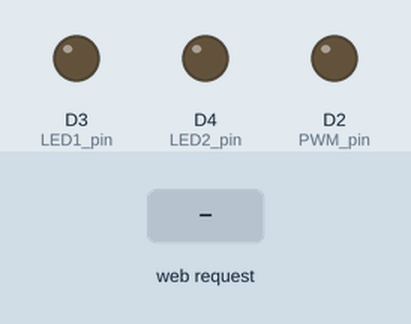
Bench run of a sketch on a simulated ESP8266 (NodeMCU). Shown: output pins drawn as LEDs (lit = HIGH). Inputs (shaded band) come from the test bench. WiFi joins after 1.5 s; servers stay silent unless stated; what the sketch prints to the serial monitor is not drawn.

Above: at 2.7 s.
2.8 s: HTTP request GET /setPWM?PWMval=1 received
At 4.0 s:
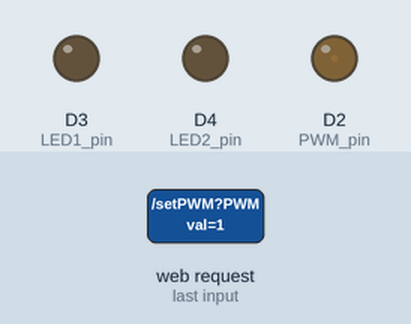
4.3 s: HTTP request GET /setPWM?PWMval=120 received
At 5.3 s:
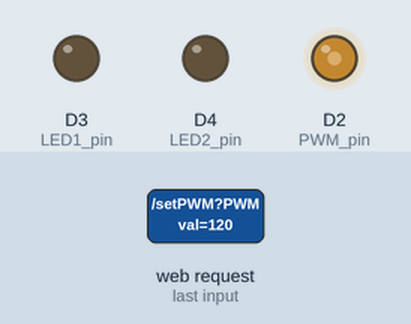
5.8 s: HTTP request GET /setButton1 received
At 6.5 s:
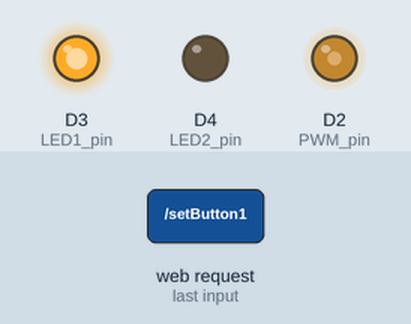
7.3 s: HTTP request GET /setPWM?PWMval=led_state1 received
At 7.6 s:
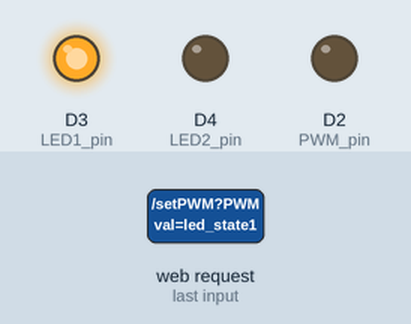
8.8 s: HTTP request GET /setButton2 received
At 10.0 s:
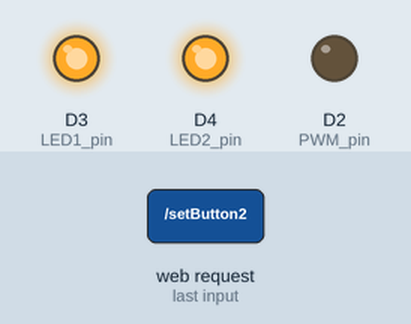
10.3 s: HTTP request GET /setButton1?button_state=1 received
At 11.1 s:
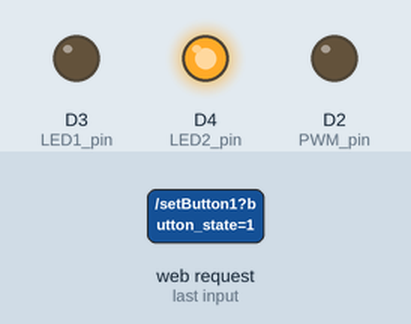
Timing chart, 0 to 12.8 s (numbered marks = the images above; inputs shaded):
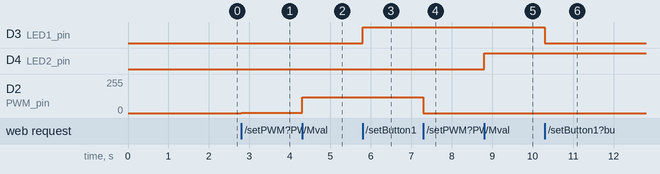

Measured:
- after the input at 2.8 s, D2 (PWM_pin): 0/255 → 1/255 at once
- after the input at 4.3 s, D2 (PWM_pin): 1/255 → 120/255 at once
- after the input at 5.8 s, D3 (LED1_pin): LOW → HIGH at once
- after the input at 7.3 s, D2 (PWM_pin): 120/255 → 0/255 at once
- after the input at 8.8 s, D4 (LED2_pin): LOW → HIGH at once
- after the input at 10.3 s, D3 (LED1_pin): HIGH → LOW at once

The sketch:

L_006_advance_esp_webserver.ino
```cpp
#include <ESP8266WiFi.h>
#include <ESP8266WebServer.h>

#include "web.h" // file where html page is written

#define PWM_pin D2  // PWM pin
#define LED1_pin D3 //  pin for LED etc.
#define LED2_pin D4 //  pin for LED etc.

const char* ssid = "**********";
const char* password = "********";

ESP8266WebServer server(80); // port 80 (standard)

// prints out main page with pwm slider and button etc...

void handle_root() {
 //String root_code = html_page; // html code from .h file
 server.send(200, "text/html", html_page, sizeof(html_page)); // upload code to show webpage
}

// handling button press on webpage

void handle_button1() {
 String button_state = server.arg("button_state"); // on page ./setButton we are reading the variable 'button_state'

 String curr_state = "OFF"; // for sending back to the page
 if(button_state == "1")
 {
  digitalWrite(LED1_pin,LOW); //LED ON
  curr_state = "ON";
 }
 else
 {
  digitalWrite(LED1_pin,HIGH); //LED OFF
  curr_state = "OFF";
 }

 server.send(200, "text/plane", curr_state); //Send state back to page
}

void handle_button2() {
 String button_state = server.arg("button_state"); // on page ./setButton we are reading the variable 'button_state'

 String curr_state = "OFF"; // for sending back to the page
 if(button_state == "1")
 {
  digitalWrite(LED2_pin,LOW); //LED ON
  curr_state = "ON";
 }
 else
 {
  digitalWrite(LED2_pin,HIGH); //LED OFF
  curr_state = "OFF";
 }

 server.send(200, "text/plane", curr_state); //Send state back to page
}

// handling PWM:

void handle_pwm() {
 String pwm_val = server.arg("PWMval"); // reading from slider on html pagae
 Serial.print("slider val: ");
 Serial.println(pwm_val);
 analogWrite(PWM_pin,pwm_val.toInt()); // chaning the value on the NodeMCU board
 server.send(200,"text/plane","0"); // handling the webpage update
}


// setup for server and NodeMCU pins

void setup(void){
  Serial.begin(115200);

  WiFi.begin(ssid, password);     //Connect to your WiFi router using ssid and pwd given above
  Serial.println("");

  // choose output for both PWM and button pins
  pinMode(PWM_pin,OUTPUT);
  pinMode(LED1_pin,OUTPUT);
  pinMode(LED2_pin,OUTPUT);

  // Connection wait
  while (WiFi.status() != WL_CONNECTED) {
    delay(500);
    Serial.print(".");
  }

  // print some parameters pertaining to server IP etc.
  Serial.println("");
  Serial.print("Connected to ");
  Serial.println(ssid);
  Serial.print("IP address: ");
  Serial.println(WiFi.localIP());  // IP address given to NodeMCU

  server.on("/", handle_root);      // primary page where html from .h file will be shown
  server.on("/setPWM", handle_pwm); // handles the PWM values
  server.on("/setButton1", handle_button1); // handles button values
  server.on("/setButton2", handle_button2); // handles button values

  server.begin();                  // begin server
  Serial.println("HTTP server started");
}

// loop for constant update of server pages
void loop(void){
  server.handleClient();          //Handle tapping of buttons and sliders
}
```

web.h
```cpp
const char html_page[] PROGMEM = R"=====(


<!DOCTYPE html>
<html>
<head>
  <meta charset="utf-8">
  <meta name="viewport" content="width=device-width, initial-scale=1">
   <link rel="stylesheet" href="https://maxcdn.bootstrapcdn.com/font-awesome/4.7.0/css/font-awesome.min.css">
  <link rel="stylesheet" href="https://fonts.googleapis.com/css?family=Ubuntu">
  <link rel="stylesheet" href="https://maxcdn.bootstrapcdn.com/bootstrap/3.3.7/css/bootstrap.min.css" integrity="sha384-BVYiiSIFeK1dGmJRAkycuHAHRg32OmUcww7on3RYdg4Va+PmSTsz/K68vbdEjh4u" crossorigin="anonymous">
  <link rel="stylesheet" href="https://maxcdn.bootstrapcdn.com/bootstrap/3.3.7/css/bootstrap-theme.min.css" integrity="sha384-rHyoN1iRsVXV4nD0JutlnGaslCJuC7uwjduW9SVrLvRYooPp2bWYgmgJQIXwl/Sp" crossorigin="anonymous">
  <link rel="stylesheet" href="http://code.ionicframework.com/ionicons/2.0.1/css/ionicons.min.css">
  <link rel="stylesheet" href="https://cdnjs.cloudflare.com/ajax/libs/bootstrap-slider/10.0.0/css/bootstrap-slider.min.css">

  <script src="https://ajax.googleapis.com/ajax/libs/jquery/3.2.1/jquery.min.js"></script>
  <script src="https://cdnjs.cloudflare.com/ajax/libs/bootstrap-slider/10.0.0/bootstrap-slider.min.js"></script>
  <script src="https://maxcdn.bootstrapcdn.com/bootstrap/3.3.7/js/bootstrap.min.js" integrity="sha384-Tc5IQib027qvyjSMfHjOMaLkfuWVxZxUPnCJA7l2mCWNIpG9mGCD8wGNIcPD7Txa" crossorigin="anonymous"></script>
  <script src="https://use.fontawesome.com/fd9dba5260.js"></script>
<style>
body{
background: #d3d3d3;
}
.h2_header{
margin-left : 15px;
}
.div_header{
 margin-top : -10px;
 margin-right:10px;
 margin-bottom:-5px;
 margin-left : -10px;
 height: 120%;
 width: 100%;
 border: 1px solid #FFFFFF;
 background: #FFFFFF;
}

.slidecontainer {
 margin-top : 0px;
 margin-right:0px;
 margin-bottom:0px;
 margin-left : 0px;
  width: 100%;
  border: 1px solid #EEEEEE;
  background: #FFFFFF;
}

.slider {
  -webkit-appearance: none;
  width: 50%;
  height: 10px;
  border-radius: 5px;
  background: #d3d3d3;
  outline: none;
  opacity: 0.7;
  -webkit-transition: .0s;
  transition: opacity .2s;
}

.slider:hover {
  opacity: 1;
}

.slider::-webkit-slider-thumb {
  -webkit-appearance: none;
  appearance: none;
  width: 25px;
  height: 25px;
  border-radius: 50%;
  background: #326C88;
  cursor: pointer;
}

.slider::-moz-range-thumb {
  width: 25px;
  height: 25px;
  border-radius: 50%;
  background: #326C88;
  cursor: pointer;
}


/* Rounded switch */

.switch {
  position: relative;
  display: inline-block;
  width: 60px;
  height: 34px;
}

.switch input {
  opacity: 0;
  width: 0;
  height: 0;
}

.slider1 {
  position: absolute;
  cursor: pointer;
  top: 0;
  left: 0;
  right: 0;
  bottom: 0;
  background-color: #ccc;
  -webkit-transition: .4s;
  transition: .4s;
}

.slider1:before {
  position: absolute;
  content: "";
  height: 26px;
  width: 26px;
  left: 4px;
  bottom: 4px;
  background-color: white;
  -webkit-transition: .2s;
  transition: .2s;
}

input:checked + .slider1 {
  background-color: #326C88;
}

input:focus + .slider1 {
  box-shadow: 0 0 1px #326C88;
}

input:checked + .slider1:before {
  -webkit-transform: translateX(26px);
  -ms-transform: translateX(26px);
  transform: translateX(26px);
}

.slider1.round {
  border-radius: 34px;
}

.slider1.round:before {
  border-radius: 50%;
}

        .slider-selection {
        background: #f77500 !important;
        }
        .slider-success .slider-selection {
          background-color: #5cb85c !important;
        }
        .slider-primary .slider-selection {
          background-color: #428bca !important;
        }
        .slider-info .slider-selection {
          background-color: #5bc0de !important;
        }
        .slider-warning .slider-selection {
          background-color: #f0ad4e !important;
        }
        .slider-danger .slider-selection {
          background-color: #d9534f !important;
        }
        .slider.slider-horizontal {
          width: 100% !important;
          height: 20px;
        }
        .slider-handle {
          background-color: #fff !important;
          background-image: none !important;
          -webkit-box-shadow: 1px 1px 24px -2px rgba(0,0,0,0.75) !important;
          -moz-box-shadow: 1px 1px 24px -2px rgba(0,0,0,0.75) !important;
          box-shadow: 1px 1px 24px -2px rgba(0,0,0,0.75) !important;
        }

        .slider-strips .slider-selection {
          background-image: repeating-linear-gradient(-45deg, transparent, transparent 5px, rgba(255,252,252,0.08) 5px, rgba(252,252,252,0.08) 10px) !important;
          background-image: -ms-repeating-linear-gradient(-45deg, transparent, transparent 5px, rgba(255,252,252,0.08) 5px, rgba(252,252,252,0.08) 10px) !important;
          background-image: -o-repeating-linear-gradient(-45deg, transparent, transparent 5px, rgba(255,252,252,0.08) 5px, rgba(252,252,252,0.08) 10px) !important;
          background-image: -webkit-repeating-linear-gradient(-45deg, transparent, transparent 5px, rgba(255,252,252,0.08) 5px, rgba(252,252,252,0.08) 10px) !important;
        }
        .tooltip-inner {
          max-width: 200px;
          padding: 3px 8px;
          color: #bdbdbd !important;
          text-align: center;
          background-color: transparent !important;
          border-radius: 4px;
        }
        .tooltip.top .tooltip-arrow {
          display: none !important;
        }
        .slider .tooltip.top {
          margin-top: -25px !important;
        }
        .well {
          background: transparent !important;
          border: none !important;
          box-shadow: none !important;
          width: 100% !important;
          padding: 0;
        }
        .slider-ghost .slider-track {
          height: 5px !important;
        }
        .slider-ghost .slider-handle {
          top: -2px !important;
          border: 5px solid #f77500;
        }
        .slider-success.slider-ghost .slider-handle {
          border-color: #5cb85c;
        }
        .slider-primary.slider-ghost .slider-handle {
          border-color: #428bca;
        }
        .slider-info.slider-ghost .slider-handle {
          border-color: #5bc0de;
        }
        .slider-warning.slider-ghost .slider-handle {
          border-color: #f0ad4e;
        }
        .slider-danger.slider-ghost .slider-handle {
          border-color: #d9534f;
        }
</style>
</head>
<body>

<div class="container-fluid" style="background: #FFFFFF">

<h2 class="h2_header">ESP8266 Web Control Panel</h2>

</div>

<br>


<div class="container-fluid" style="background: #FFFFFF;margin-left:20px;margin-right:20px;">


  <div class="row" style="margin-top:20px ;min-height:50px;">
    <div class="col-sm-7">
      <p>YELLOW LED CONTRAST Value: <span id="slider_p"></span></p>
    </div>

    <div class="col-sm-5" >
      <input type="range" min="0" max="1023" value="530" class="slider" id="myRange">
    </div>
  </div>


  <div class="row" style="min-height:50px;">
    <div class="col-sm-11">
      <p>RED LED Switch: <span id="led_state1">OFF</span></p>
    </div>

    <div class="col-sm-1" >
    <label class="switch" >
      <input type="checkbox" onchange="state_change(this,'led_state1')">
      <span class="slider1 round"></span>
    </label>
    </div>
  </div>

    <div class="row" style="min-height:50px;">
    <div class="col-sm-11">
      <p>GREEN LED Switch: <span id="led_state2">OFF</span></p>
    </div>

    <div class="col-sm-1">
    <label class="switch">
      <input type="checkbox" onchange="state_change(this,'led_state2')">
      <span class="slider1 round"></span>
    </label>
    </div>
  </div>
</div>

<script src="https://canvasjs.com/assets/script/canvasjs.min.js"></script>

<script>
function pwm_change(val) {
  var xhttp = new XMLHttpRequest();
  xhttp.open("GET", "setPWM?PWMval="+val, true);
  xhttp.send();
}
</script>

<script>
var slider = document.getElementById("myRange");
var output = document.getElementById("slider_p");

   i=slider.value;
   i=Math.round((i*100)/1023)
  output.innerHTML =i + "%";
  pwm_change(1023-slider.value);


slider.onchange = function() {
   var i=this.value;
   i=Math.round((i*100)/1023)
   output.innerHTML =i + "%";
   pwm_change(1023-this.value);
}
</script>


<script>
function state_change(element,id) {
  var xhttp = new XMLHttpRequest();

  if (element.checked){
    if(id=="led_state1"){
    xhttp.open("GET", "setButton1?button_state=1", true);
  }
  else if(id=="led_state2")
  {
    xhttp.open("GET", "setButton2?button_state=1", true);
  }
    document.getElementById(id).innerHTML = "ON";
  } else if (!element.checked){
    if(id=="led_state1"){
        xhttp.open("GET", "setButton1?button_state=0", true);
    }
    else if(id=="led_state2")
    {
       xhttp.open("GET", "setButton2?button_state=0", true);
    }
    document.getElementById(id).innerHTML = "OFF";
  }
  xhttp.send();
}
</script>

</body>

</html>


)=====";
```
